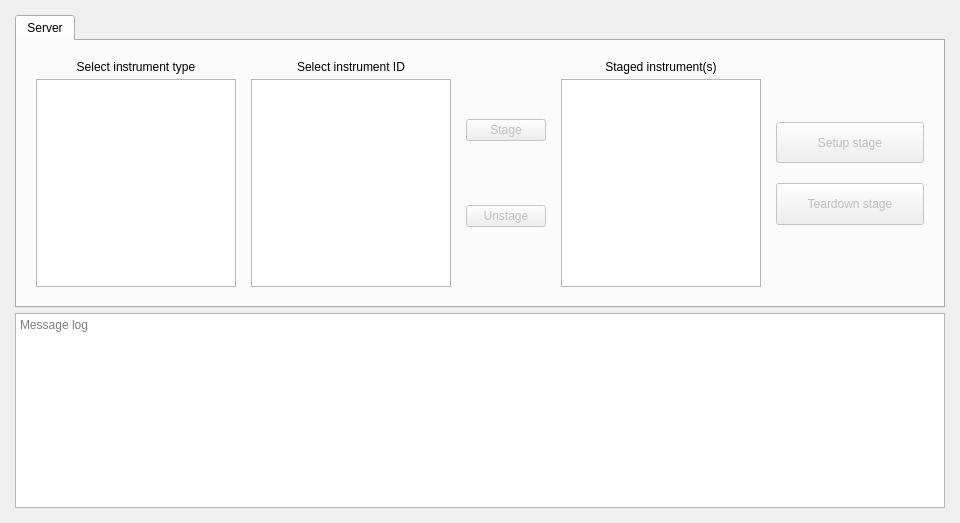
<?xml version="1.0" encoding="UTF-8"?>
<ui version="4.0">
 <class>verse</class>
 <widget class="QWidget" name="verse">
  <property name="geometry">
   <rect>
    <x>0</x>
    <y>0</y>
    <width>960</width>
    <height>523</height>
   </rect>
  </property>
  <property name="sizePolicy">
   <sizepolicy hsizetype="Preferred" vsizetype="Preferred">
    <horstretch>0</horstretch>
    <verstretch>0</verstretch>
   </sizepolicy>
  </property>
  <property name="minimumSize">
   <size>
    <width>900</width>
    <height>450</height>
   </size>
  </property>
  <property name="windowTitle">
   <string>Verse</string>
  </property>
  <layout class="QVBoxLayout" name="verticalLayout_2">
   <property name="spacing">
    <number>10</number>
   </property>
   <property name="leftMargin">
    <number>10</number>
   </property>
   <property name="topMargin">
    <number>10</number>
   </property>
   <property name="rightMargin">
    <number>10</number>
   </property>
   <property name="bottomMargin">
    <number>10</number>
   </property>
   <item>
    <layout class="QVBoxLayout" name="verse_layout" stretch="3,2">
     <property name="spacing">
      <number>5</number>
     </property>
     <property name="leftMargin">
      <number>5</number>
     </property>
     <property name="topMargin">
      <number>5</number>
     </property>
     <property name="rightMargin">
      <number>5</number>
     </property>
     <property name="bottomMargin">
      <number>5</number>
     </property>
     <item>
      <widget class="QTabWidget" name="verse_tabs">
       <property name="currentIndex">
        <number>0</number>
       </property>
       <widget class="QWidget" name="server_tab">
        <attribute name="title">
         <string>Server</string>
        </attribute>
        <layout class="QVBoxLayout" name="verticalLayout">
         <item>
          <layout class="QHBoxLayout" name="server_tab_layout" stretch="4,4,1,4,3">
           <property name="spacing">
            <number>5</number>
           </property>
           <property name="leftMargin">
            <number>5</number>
           </property>
           <property name="topMargin">
            <number>5</number>
           </property>
           <property name="rightMargin">
            <number>5</number>
           </property>
           <property name="bottomMargin">
            <number>5</number>
           </property>
           <item>
            <layout class="QVBoxLayout" name="instrument_types_layout">
             <property name="spacing">
              <number>5</number>
             </property>
             <property name="leftMargin">
              <number>5</number>
             </property>
             <property name="topMargin">
              <number>5</number>
             </property>
             <property name="rightMargin">
              <number>5</number>
             </property>
             <property name="bottomMargin">
              <number>5</number>
             </property>
             <item>
              <widget class="QLabel" name="instrument_types_label">
               <property name="text">
                <string>Select instrument type</string>
               </property>
               <property name="alignment">
                <set>Qt::AlignCenter</set>
               </property>
              </widget>
             </item>
             <item>
              <widget class="QListWidget" name="instrument_types_list"/>
             </item>
            </layout>
           </item>
           <item>
            <layout class="QVBoxLayout" name="instrument_ids_layout">
             <property name="spacing">
              <number>5</number>
             </property>
             <property name="leftMargin">
              <number>5</number>
             </property>
             <property name="topMargin">
              <number>5</number>
             </property>
             <property name="rightMargin">
              <number>5</number>
             </property>
             <property name="bottomMargin">
              <number>5</number>
             </property>
             <item>
              <widget class="QLabel" name="instrument_ids_label">
               <property name="text">
                <string>Select instrument ID</string>
               </property>
               <property name="alignment">
                <set>Qt::AlignCenter</set>
               </property>
              </widget>
             </item>
             <item>
              <widget class="QListWidget" name="instrument_ids_list"/>
             </item>
            </layout>
           </item>
           <item>
            <layout class="QVBoxLayout" name="stage_buttons_layout" stretch="0,0">
             <property name="spacing">
              <number>5</number>
             </property>
             <property name="leftMargin">
              <number>5</number>
             </property>
             <property name="topMargin">
              <number>5</number>
             </property>
             <property name="rightMargin">
              <number>5</number>
             </property>
             <property name="bottomMargin">
              <number>5</number>
             </property>
             <item>
              <widget class="QPushButton" name="stage_button">
               <property name="enabled">
                <bool>false</bool>
               </property>
               <property name="sizePolicy">
                <sizepolicy hsizetype="Expanding" vsizetype="Fixed">
                 <horstretch>0</horstretch>
                 <verstretch>0</verstretch>
                </sizepolicy>
               </property>
               <property name="text">
                <string>Stage</string>
               </property>
              </widget>
             </item>
             <item>
              <widget class="QPushButton" name="unstage_button">
               <property name="enabled">
                <bool>false</bool>
               </property>
               <property name="sizePolicy">
                <sizepolicy hsizetype="Expanding" vsizetype="Fixed">
                 <horstretch>0</horstretch>
                 <verstretch>0</verstretch>
                </sizepolicy>
               </property>
               <property name="text">
                <string>Unstage</string>
               </property>
              </widget>
             </item>
            </layout>
           </item>
           <item>
            <layout class="QVBoxLayout" name="staged_instruments_layout">
             <property name="spacing">
              <number>5</number>
             </property>
             <property name="leftMargin">
              <number>5</number>
             </property>
             <property name="topMargin">
              <number>5</number>
             </property>
             <property name="rightMargin">
              <number>5</number>
             </property>
             <property name="bottomMargin">
              <number>5</number>
             </property>
             <item>
              <widget class="QLabel" name="staged_instruments_label">
               <property name="text">
                <string>Staged instrument(s)</string>
               </property>
               <property name="alignment">
                <set>Qt::AlignCenter</set>
               </property>
              </widget>
             </item>
             <item>
              <widget class="QListWidget" name="staged_instruments_list">
               <property name="selectionMode">
                <enum>QAbstractItemView::MultiSelection</enum>
               </property>
              </widget>
             </item>
            </layout>
           </item>
           <item>
            <layout class="QVBoxLayout" name="serve_buttons_layout" stretch="3,2,2,3">
             <property name="spacing">
              <number>20</number>
             </property>
             <property name="leftMargin">
              <number>5</number>
             </property>
             <property name="topMargin">
              <number>5</number>
             </property>
             <property name="rightMargin">
              <number>5</number>
             </property>
             <property name="bottomMargin">
              <number>5</number>
             </property>
             <item>
              <spacer name="serve_button_top_spacer">
               <property name="orientation">
                <enum>Qt::Vertical</enum>
               </property>
               <property name="sizeHint" stdset="0">
                <size>
                 <width>20</width>
                 <height>40</height>
                </size>
               </property>
              </spacer>
             </item>
             <item>
              <widget class="QPushButton" name="setup_button">
               <property name="enabled">
                <bool>false</bool>
               </property>
               <property name="sizePolicy">
                <sizepolicy hsizetype="Expanding" vsizetype="Expanding">
                 <horstretch>0</horstretch>
                 <verstretch>0</verstretch>
                </sizepolicy>
               </property>
               <property name="text">
                <string>Setup stage</string>
               </property>
              </widget>
             </item>
             <item>
              <widget class="QPushButton" name="teardown_button">
               <property name="enabled">
                <bool>false</bool>
               </property>
               <property name="sizePolicy">
                <sizepolicy hsizetype="Expanding" vsizetype="Expanding">
                 <horstretch>0</horstretch>
                 <verstretch>0</verstretch>
                </sizepolicy>
               </property>
               <property name="text">
                <string>Teardown stage</string>
               </property>
              </widget>
             </item>
             <item>
              <spacer name="serve_buttons_bottom_spacer">
               <property name="orientation">
                <enum>Qt::Vertical</enum>
               </property>
               <property name="sizeHint" stdset="0">
                <size>
                 <width>20</width>
                 <height>40</height>
                </size>
               </property>
              </spacer>
             </item>
            </layout>
           </item>
          </layout>
         </item>
        </layout>
       </widget>
      </widget>
     </item>
     <item>
      <widget class="QTextEdit" name="logbox">
       <property name="readOnly">
        <bool>true</bool>
       </property>
       <property name="placeholderText">
        <string>Message log</string>
       </property>
      </widget>
     </item>
    </layout>
   </item>
  </layout>
 </widget>
 <resources/>
 <connections/>
</ui>
